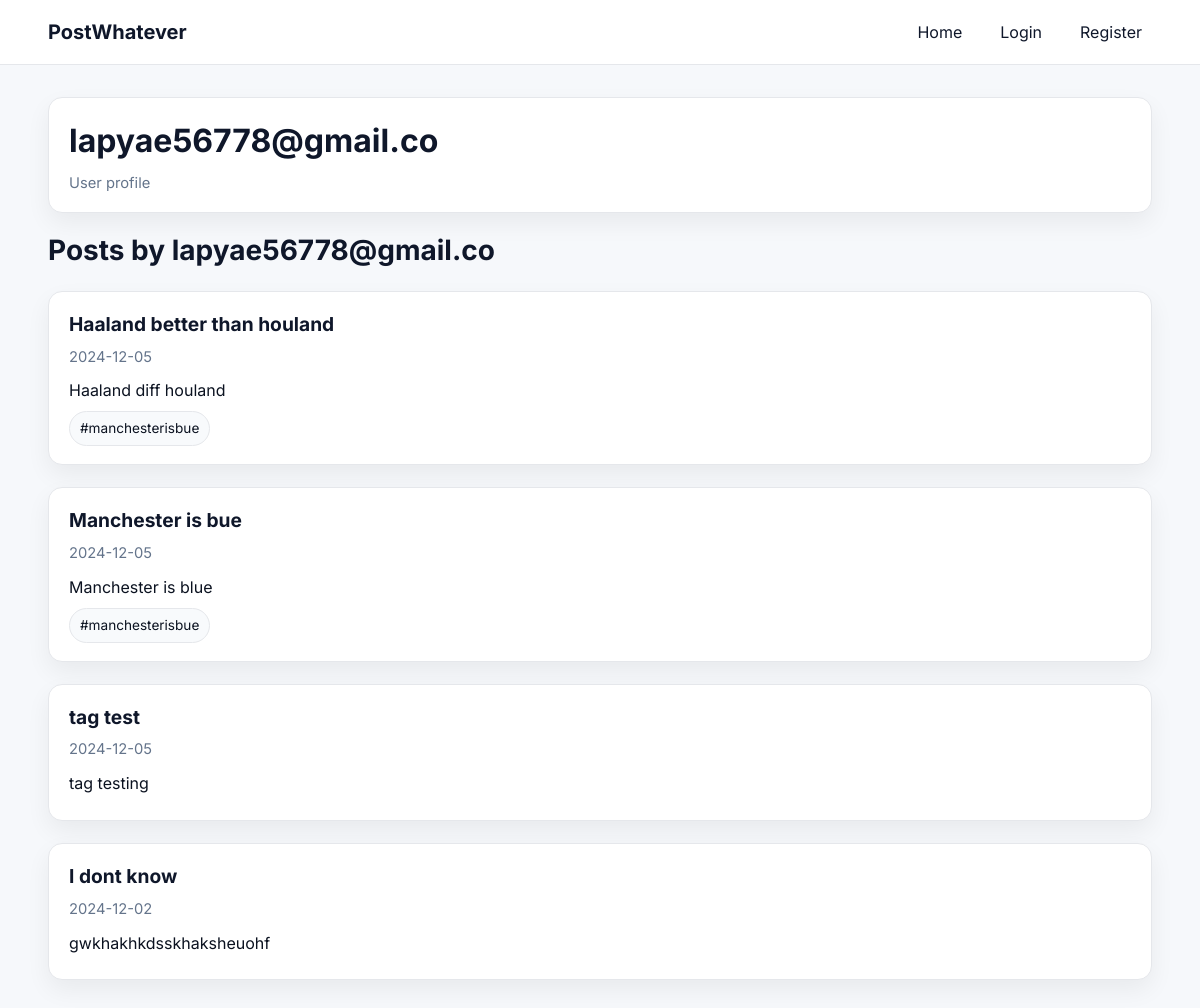
Page /user/lapyae56778@gmail.co on the committed database.
### app/models.py (models this page shows)
class User(UserMixin, db.Model):
    id = db.Column(db.Integer, primary_key=True)
    username = db.Column(db.String(20), unique=True, nullable=False)
    email = db.Column(db.String(120), unique=True, nullable=False)
    password = db.Column(db.String(60), nullable=False)
    profile_pic = db.Column(db.String(120), default='default.jpg')
    is_admin = db.Column(db.Boolean, default=False, nullable=False)
    posts = db.relationship('Post', backref='author', lazy=True)

class Post(db.Model):
    id = db.Column(db.Integer, primary_key=True)
    title = db.Column(db.String(100), nullable=False)
    content = db.Column(db.Text, nullable=False)
    date_posted = db.Column(db.DateTime, default=datetime.utcnow)
    user_id = db.Column(db.Integer, db.ForeignKey('user.id'), nullable=False)
    comments = db.relationship('Comment', backref='post', lazy=True, cascade="all, delete")
    likes = db.relationship('Like', backref='post', lazy='dynamic', cascade="all, delete")
    tags = db.relationship('Tag', secondary=post_tags, backref=db.backref('posts', lazy='dynamic'))

class Tag(db.Model):
    id = db.Column(db.Integer, primary_key=True)
    name = db.Column(db.String(50), unique=True, nullable=False)

### app/views.py (the view)
@app.route('/user/<username>')
def user_profile(username):
    user = User.query.filter_by(username=username).first_or_404()
    posts = Post.query.filter_by(author=user).order_by(Post.date_posted.desc()).all()
    return render_template('user_profile.html', user=user, posts=posts)

### app/__init__.py (called while the page is built)
@app.context_processor
def inject_csrf():
    return dict(csrf_token=generate_csrf)

@app.after_request
def set_csrf_cookie(response):
    response.set_cookie(
        "csrf_token",
        generate_csrf(),
        samesite="Lax",
        secure=False
    )
    return response

### app/templates/user_profile.html (shortened to what this page needs)
{% extends "base.html" %}
{% block content %}
<header class="card" style="margin-bottom:16px;">
  <h1 style="margin:0;">{{ user.username }}</h1>
  <p class="card-meta" style="margin:6px 0 0;">User profile</p>
</header>
<h2 class="page-title" style="margin-top:0;">Posts by {{ user.username }}</h2>
{% if posts %}
  <div class="feed">
    {% for post in posts %}
      <article class="card">
        <header class="card-head">
          <h3 class="card-title" style="margin-bottom:6px;">
            <a href="{{ url_for('post_detail', post_id=post.id) }}">{{ post.title }}</a>
          </h3>
          <div class="card-meta">{{ post.date_posted.strftime('%Y-%m-%d') }}</div>
        </header>
        <div class="card-body">
          <p style="margin:0;">{{ post.content }}</p>
        </div>
        {% if post.tags %}
          <div class="tags" style="margin-top:8px;">
            {% for t in post.tags %}
              <a href="{{ url_for('tag_posts', tag_name=t.name) }}" class="tag">#{{ t.name }}</a>
            {% endfor %}
          </div>
        {% endif %}
      </article>
    {% endfor %}
  </div>
{% else %}
  <div class="card"><p>{{ user.username }} hasn’t created any posts yet.</p></div>
{% endif %}
{% endblock %}

### app/static/css/style.css (style rules this page uses)
:root { --bg: #f6f8fb; --surface: #ffffff; --text: #0f172a; --muted: #64748b; --border: #e5e7eb; --ring: #93c5fd; --shadow: 0 10px 24px rgba(2,6,23,.06); --primary: #2563eb; --primary-600: #1d4ed8; --accent: #f97316; --accent-600: #ea580c; --radius: 14px; }
* { box-sizing: border-box; }
html,body { height:100%; }
body { margin:0; font-family: Inter, ui-sans-serif, system-ui, -apple-system, Segoe UI, Roboto, "Helvetica Neue", Arial, "Apple Color Emoji", "Segoe UI Emoji"; color: var(--text); background: var(--bg); line-height: 1.55; }
a { color: var(--primary); text-decoration: none; }
.page-title { font-size:1.75rem; font-weight:700; margin: 6px 0 18px; }
.feed { display:grid; gap:22px; margin-top:8px; }
.card { background: var(--surface); border: 1px solid var(--border); border-radius: var(--radius); box-shadow: var(--shadow); padding: 18px 20px; }
.card-head { margin-bottom:8px; }
.card-title { margin:0; font-size:1.2rem; }
.card-title a { color: var(--text); text-decoration:none; }
.card-meta { font-size:.92rem; color: var(--muted); display:flex; gap:6px; align-items:center; }
.card-body { margin:10px 0 6px; color:#0b1220; }
.tags { display:flex; gap:8px; flex-wrap:wrap; }
.tag { display:inline-flex; align-items:center; gap:6px; padding:6px 10px; border-radius: 999px; border:1px solid var(--border); background:#f8fafc; font-size:.85rem; color:#0b1220; }

### rows in the picture
User: username "lapyae56778@gmail.co"
Post: title "Haaland better than houland", date_posted "2024-12-05", content "Haaland diff houland"
Tag: name "manchesterisbue"
Post: title "Manchester is bue", date_posted "2024-12-05", content "Manchester is blue"
Post: title "tag test", date_posted "2024-12-05", content "tag testing"
Post: title "I dont know", date_posted "2024-12-02", content "gwkhakhkdsskhaksheuohf"
